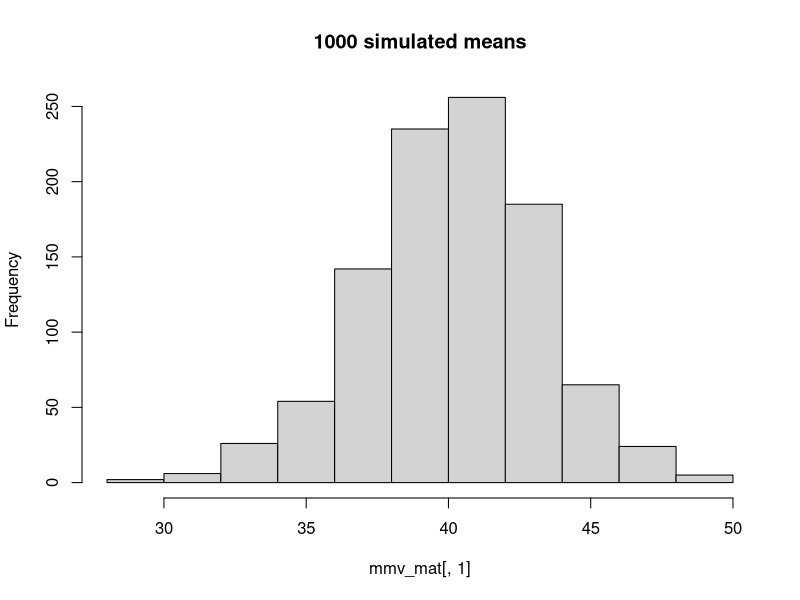
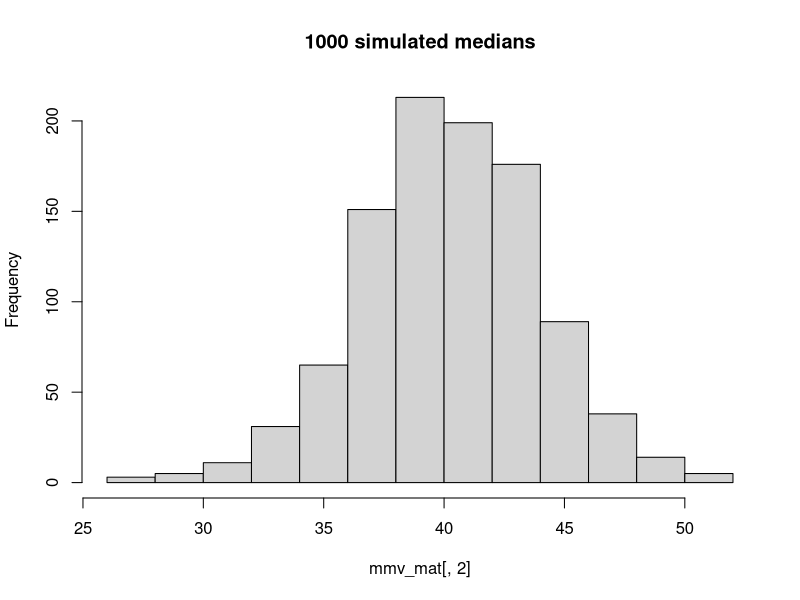
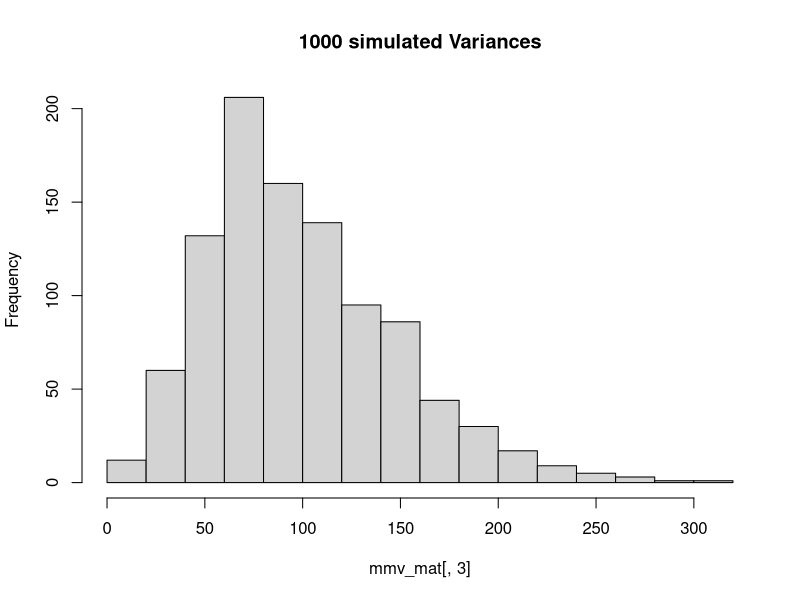
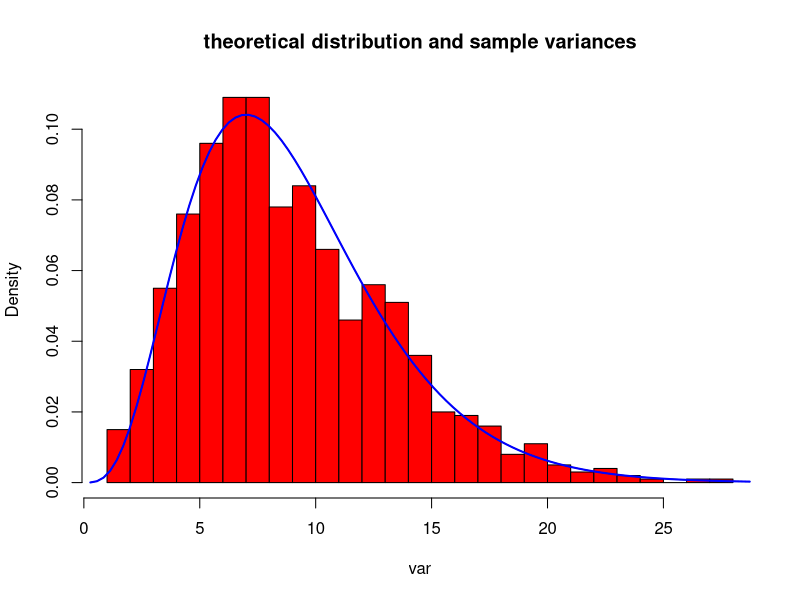

Generate these figures, in order, with R:
# Part A
N = 1000
mmv_mat <- matrix(NA, nrow = N, ncol = 3)

for (i in 1:N) {
  rand_norm <- rnorm(10, 40, 10)
  mmv_mat[i, 1] <- mean(rand_norm)
  mmv_mat[i, 2] <- median(rand_norm)
  mmv_mat[i, 3] <- var(rand_norm)
}

hist(mmv_mat[,1], main = "1000 simulated means")
hist(mmv_mat[,2], main = "1000 simulated medians")
hist(mmv_mat[,3], main = "1000 simulated Variances")

# Part B

# Part C
n = 10
sigma <- 10
var <- mmv_mat[,3] * (n - 1) / sigma ** 2

hist(
  var,
  breaks = 35,
  probability = TRUE,
  main = "theoretical distribution and sample variances",
  col = 'red'
)

lines(
  curve(
    dchisq(x, n - 1),
    min(var) - 1,
    max(var) + 1,
    add = TRUE
  ),
  col = 'blue',
  lwd = 2
)

